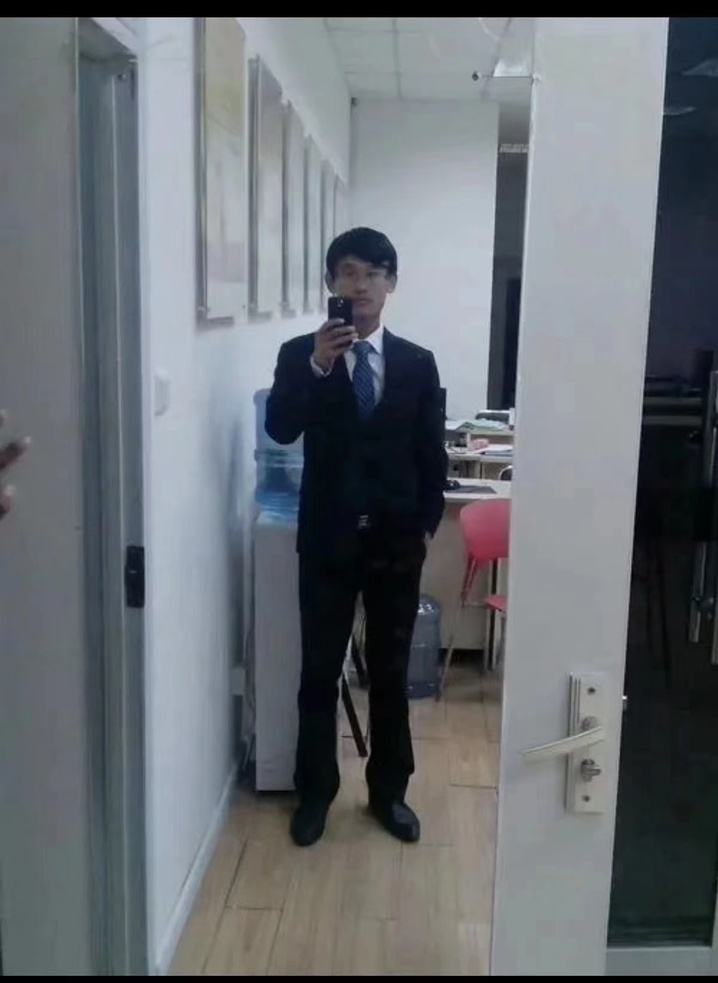
//> input picture WechatIMG4960.jpeg, 718 x 983 px, shrunk from 1200 x 1643 before the run
$ ./HelloCV WechatIMG4960.jpeg   (built with g++ and OpenCV 4)
//> lines starting //> are read from the running program, lines starting //| are printed output that depends on the picture; after the words box and inside, x2 and y2 are one past the last pixel; in counts of white or black regions, pixels touching at a corner belong together
//
// Created by 孙浩博 on 2023/3/21.
//
#include <iostream>
#include <string>
#include <stdio.h>
#include <opencv2/core/core.hpp>
#include <opencv2/highgui.hpp>
#include <opencv2/imgcodecs.hpp>
#include <opencv2/imgproc.hpp>
using namespace std;
using namespace cv;
int threshold_value = 0;
Mat gray_image;
Mat img;
Mat thresholded_image_otsu;
Mat thresholded_image_binary;
int version(int argc, char *argv[])
{
//Print the OpenCV version
    printf ("OpenCV version: %d.%d\n", CV_MAJOR_VERSION,
            CV_MINOR_VERSION);
    return 0;
}

void track_bar(int, void*) {

    threshold(gray_image, thresholded_image_binary, threshold_value, 255, THRESH_BINARY);

    imshow("threshold image binary", thresholded_image_binary);
}


int main(int argc, char** argv) {
    // Check if an image path was provided
    string name = argv[1];

    img = imread(argv[1], IMREAD_UNCHANGED);
//> img is the input picture: 983 rows x 718 cols, CV_8UC3; mean B, G, R 114.7, 109.4, 104.2
    if (img.empty()) {
        cout << "Failed to load image" << endl;
        return 1;
    }


    cvtColor(img, gray_image, cv::COLOR_BGR2GRAY, 0);
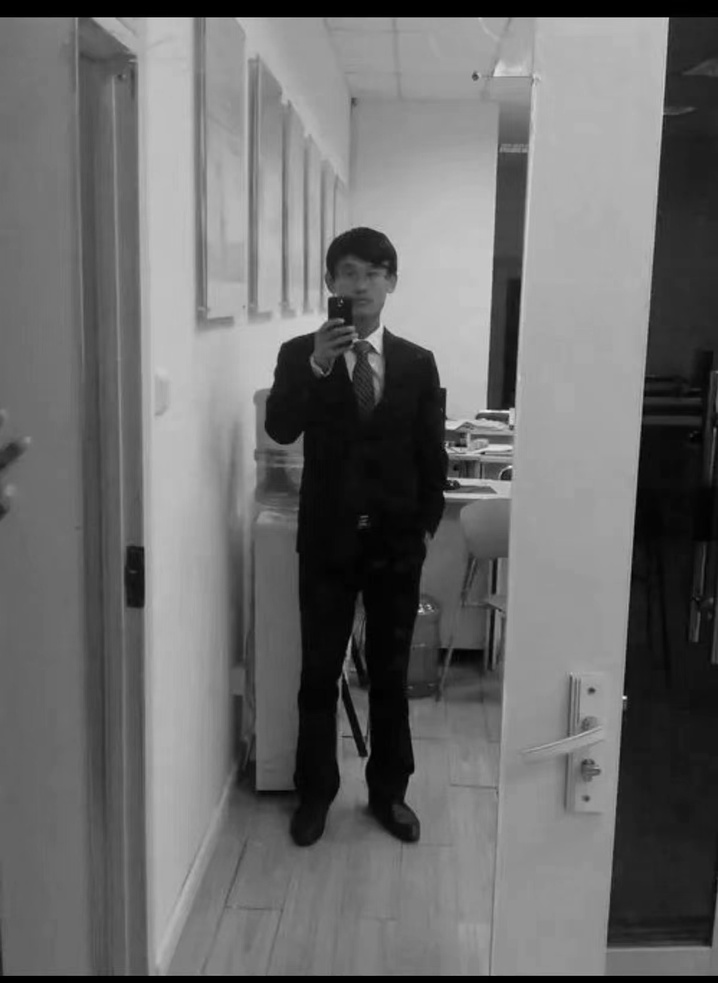
//> gray_image: 983 rows x 718 cols, CV_8UC1; min 0, max 239, mean 108.4


    threshold(gray_image, thresholded_image_otsu, 0,255,THRESH_OTSU);
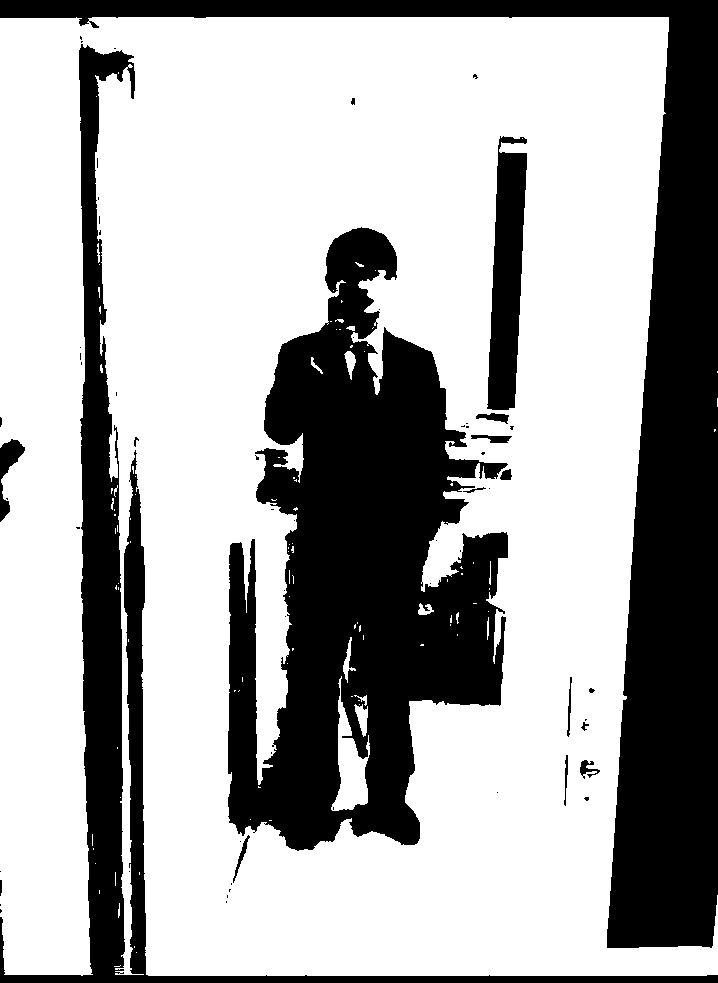
//> thresholded_image_otsu: 983 rows x 718 cols, CV_8UC1; 66.9% white; 63 black regions (45 under 20 px), largest, box (x1, y1, x2, y2) and area: (228, 227, 508, 851) 97420, (0, 0, 718, 948) 86685, (0, 44, 718, 983) 40032
//    threshold(gray_image, thresholded_image_otsu, 0,255,THRESH_BINARY);


//
    namedWindow("threshold image binary", cv::WINDOW_AUTOSIZE);
    namedWindow("threshold image otsu", cv::WINDOW_AUTOSIZE);
    imshow("threshold image otsu",thresholded_image_otsu);
    threshold(gray_image, thresholded_image_binary, 0, 255, THRESH_BINARY);
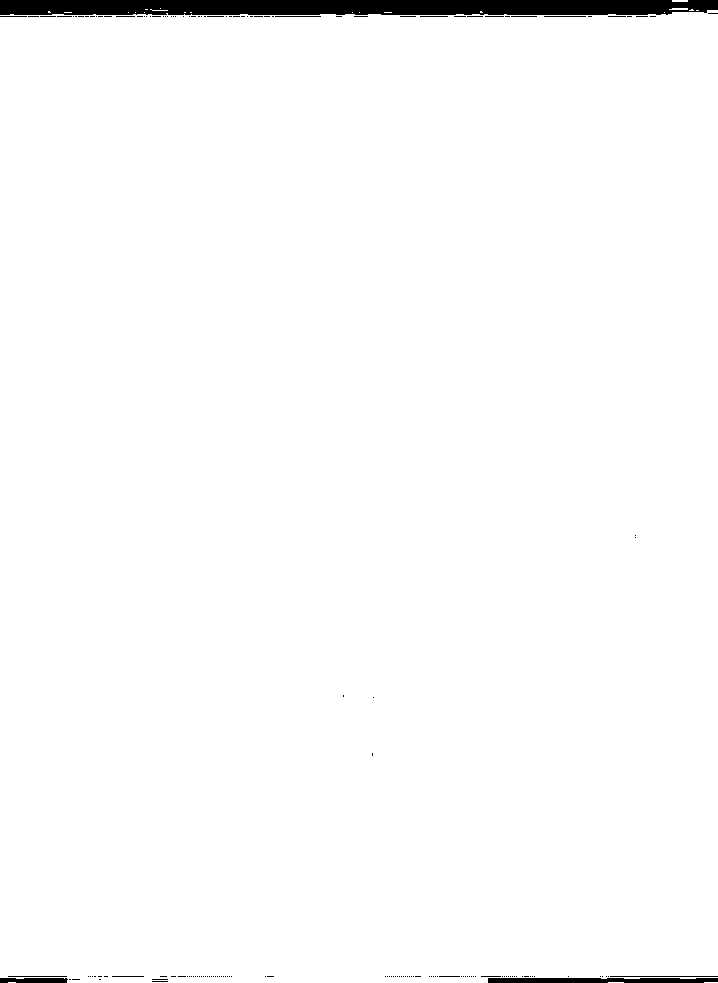
//> thresholded_image_binary: 983 rows x 718 cols, CV_8UC1; 98.2% white; 156 black regions (143 under 20 px), largest, box (x1, y1, x2, y2) and area: (0, 0, 718, 15) 10343, (488, 978, 718, 983) 1082, (0, 978, 68, 983) 319
    imshow("threshold image binary", thresholded_image_binary);
    createTrackbar("track","threshold image binary",&threshold_value,255, track_bar);
//> slider 'track' is set to 85


//    namedWindow("Original Image", cv::WINDOW_AUTOSIZE);
//    imshow("Original Image", img);
    waitKey(0);
//> in track_bar, `threshold(gray_image, thresholded_image_binary, threshold_value, 255, ..`:
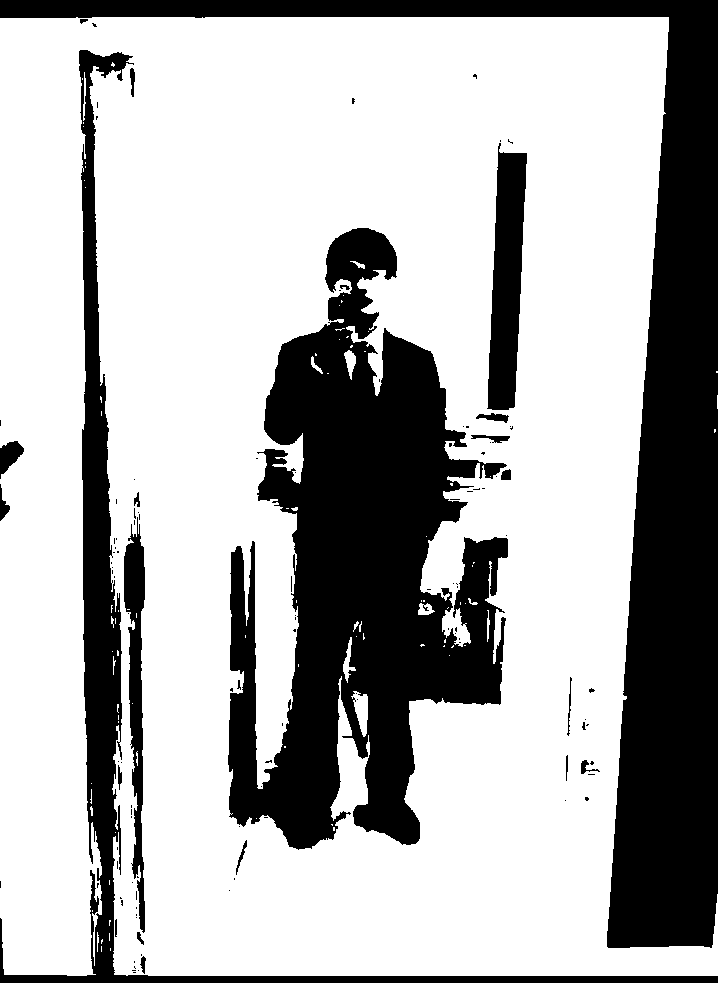
//> thresholded_image_binary: 983 rows x 718 cols, CV_8UC1; 69.2% white; 118 black regions (95 under 20 px), largest, box (x1, y1, x2, y2) and area: (228, 228, 508, 850) 90779, (0, 0, 718, 948) 86486, (0, 50, 718, 983) 26006
    imwrite("OTSU" + name, thresholded_image_otsu);
    imwrite("BINARY" + name, thresholded_image_binary);

    return 0;


}

$ run again, on fundus.tif
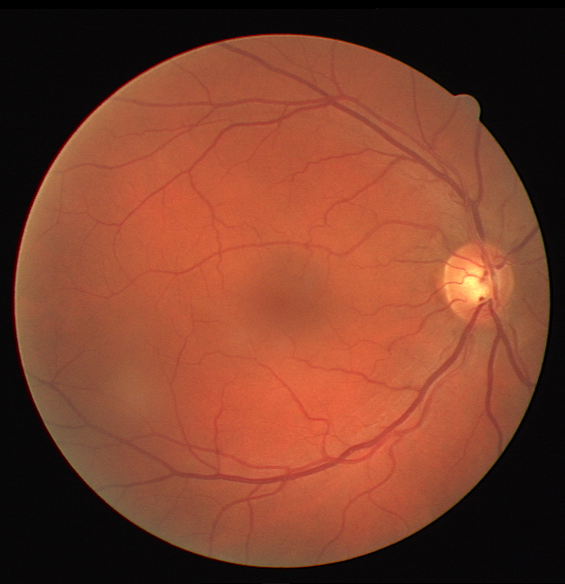
//> input picture fundus.tif, 565 x 584 px
//> img is the input picture: 584 rows x 565 cols, CV_8UC3; mean B, G, R 43.5, 63.5, 123
//> `threshold(gray_image, thresholded_image_otsu, 0,255,THRESH_OTSU);`:
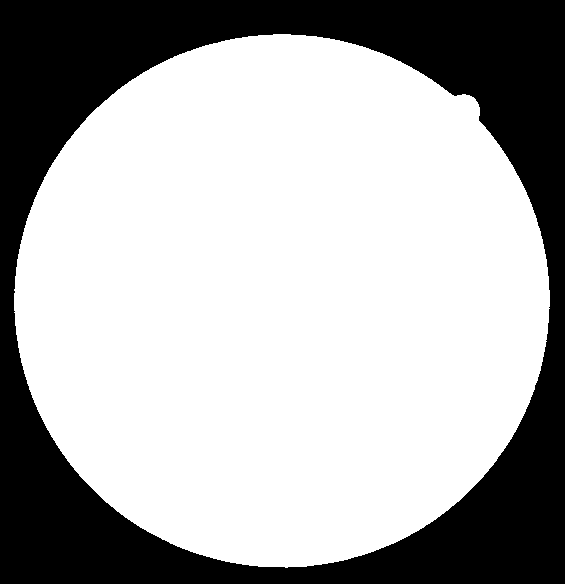
//> thresholded_image_otsu: 584 rows x 565 cols, CV_8UC1; 68.1% white; 1 black region, box (x1, y1, x2, y2) and area: (0, 0, 565, 584) 105362
//> in track_bar, `threshold(gray_image, thresholded_image_binary, threshold_value, 255, ..`:
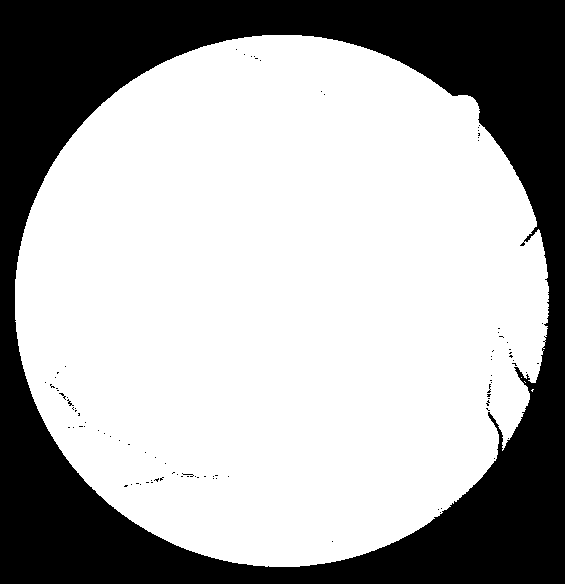
//> thresholded_image_binary: 584 rows x 565 cols, CV_8UC1; 67.6% white; 93 black regions (92 under 20 px), largest, box (x1, y1, x2, y2) and area: (0, 0, 565, 584) 106775

$ run again, on glaucoma.jpg
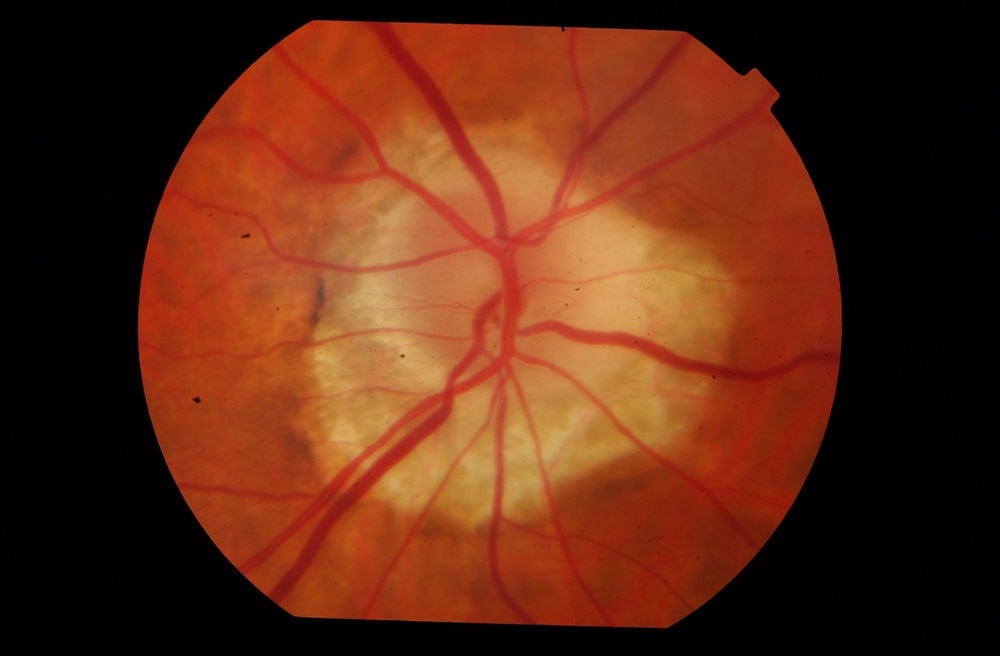
//> input picture glaucoma.jpg, 1000 x 656 px, shrunk from 2000 x 1312 before the run
//> img is the input picture: 656 rows x 1000 cols, CV_8UC3; mean B, G, R 20.5, 41.8, 95.7
//> `threshold(gray_image, thresholded_image_otsu, 0,255,THRESH_OTSU);`:
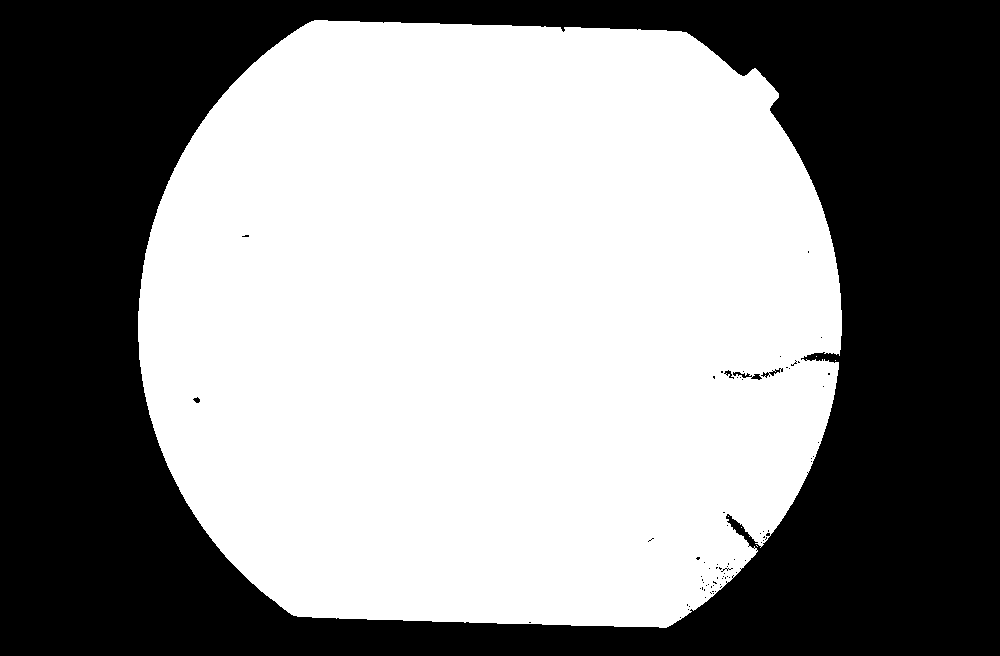
//> thresholded_image_otsu: 656 rows x 1000 cols, CV_8UC1; 55.2% white; 77 black regions (72 under 20 px), largest, box (x1, y1, x2, y2) and area: (0, 0, 1000, 656) 293682, (733, 372, 762, 380) 91, (761, 368, 783, 378) 67, (724, 370, 734, 379) 34, (193, 397, 200, 403) 27
//> in track_bar, `threshold(gray_image, thresholded_image_binary, threshold_value, 255, ..`:
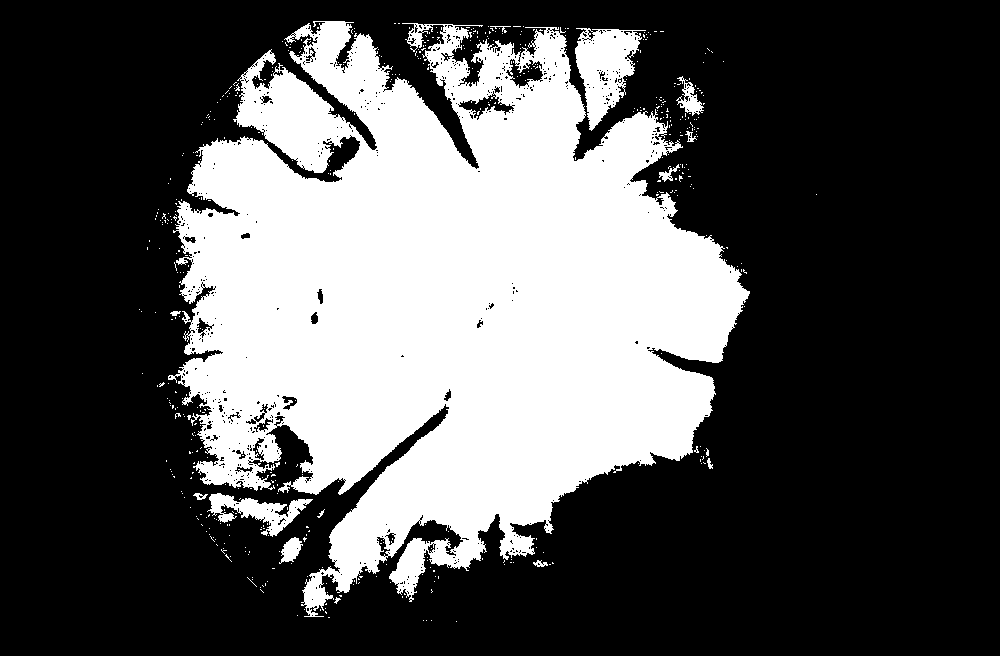
//> thresholded_image_binary: 656 rows x 1000 cols, CV_8UC1; 33% white; 503 white regions (489 under 20 px), largest, box (x1, y1, x2, y2) and area: (168, 21, 750, 617) 208591, (575, 28, 646, 131) 3906, (207, 493, 313, 537) 1778

$ run again, on motorway.png
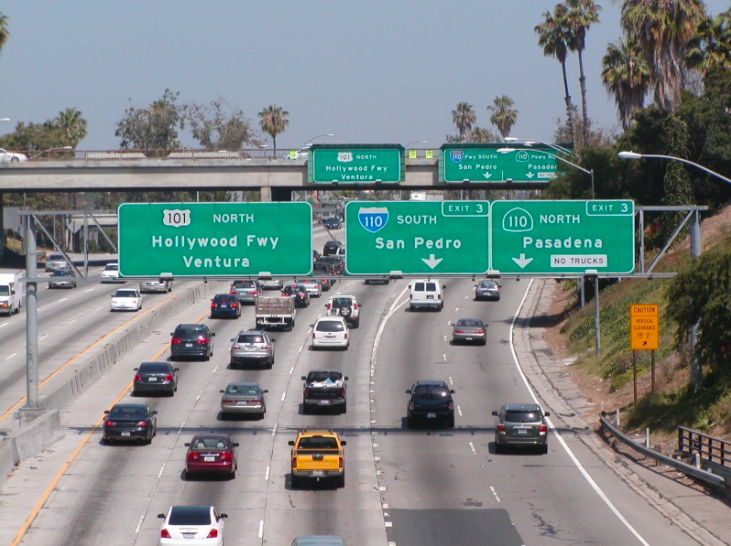
//> input picture motorway.png, 731 x 546 px
//> img is the input picture: 546 rows x 731 cols, CV_8UC4; mean B, G, R, A 134.8, 135.2, 123.2, 255
//> `threshold(gray_image, thresholded_image_otsu, 0,255,THRESH_OTSU);`:
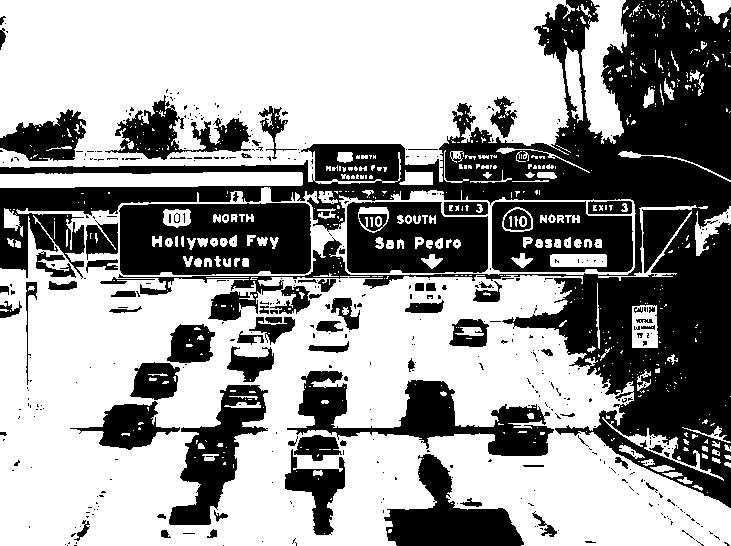
//> thresholded_image_otsu: 546 rows x 731 cols, CV_8UC1; 60.4% white; 464 black regions (383 under 20 px), largest, box (x1, y1, x2, y2) and area: (0, 0, 731, 508) 85901, (119, 203, 311, 275) 11613, (347, 202, 488, 273) 7983
//> in track_bar, `threshold(gray_image, thresholded_image_binary, threshold_value, 255, ..`:
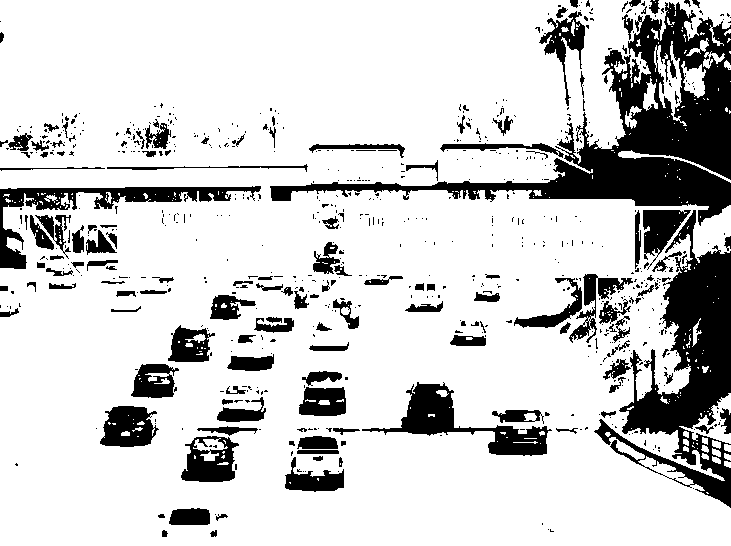
//> thresholded_image_binary: 546 rows x 731 cols, CV_8UC1; 81.1% white; 717 black regions (569 under 20 px), largest, box (x1, y1, x2, y2) and area: (270, 2, 731, 226) 23130, (594, 210, 731, 508) 14171, (0, 186, 261, 269) 4024
